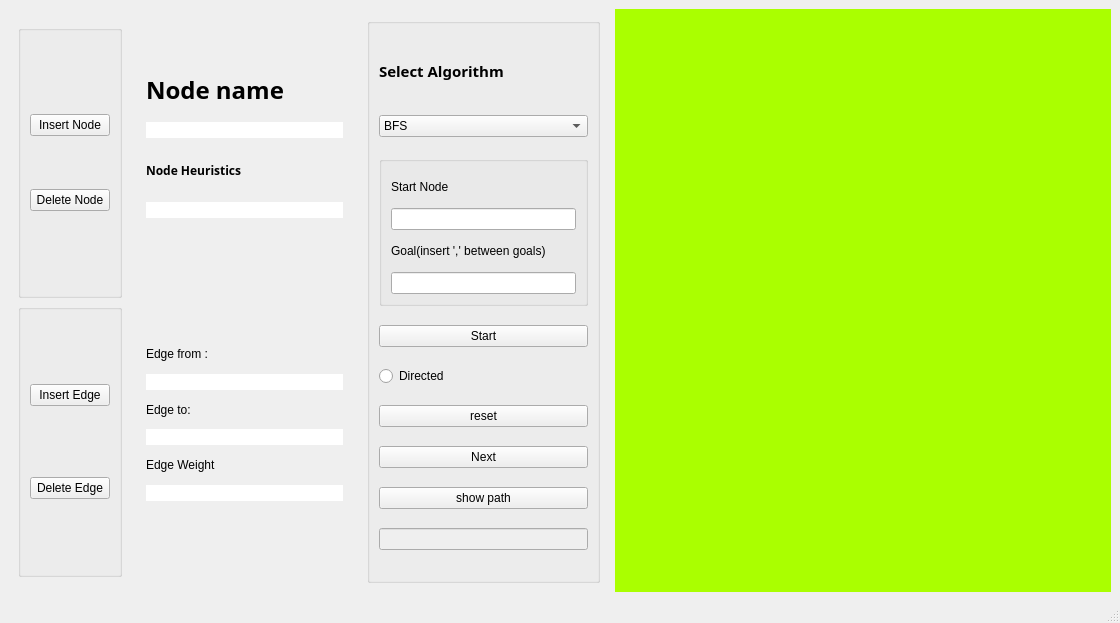
<?xml version="1.0" encoding="UTF-8"?>
<ui version="4.0">
 <class>MainWindow</class>
 <widget class="QMainWindow" name="MainWindow">
  <property name="geometry">
   <rect>
    <x>0</x>
    <y>0</y>
    <width>1120</width>
    <height>623</height>
   </rect>
  </property>
  <property name="windowTitle">
   <string>MainWindow</string>
  </property>
  <property name="styleSheet">
   <string notr="true"/>
  </property>
  <widget class="QWidget" name="centralwidget">
   <layout class="QHBoxLayout" name="horizontalLayout">
    <item>
     <widget class="QWidget" name="widget" native="true">
      <property name="maximumSize">
       <size>
        <width>600</width>
        <height>1200</height>
       </size>
      </property>
      <property name="styleSheet">
       <string notr="true">QGroupBox {border:0;}
font: 75 14pt &quot;8514oem&quot;;</string>
      </property>
      <layout class="QHBoxLayout" name="horizontalLayout_2">
       <item>
        <layout class="QVBoxLayout" name="verticalLayout">
         <property name="leftMargin">
          <number>0</number>
         </property>
         <property name="topMargin">
          <number>7</number>
         </property>
         <property name="bottomMargin">
          <number>6</number>
         </property>
         <item>
          <widget class="QGroupBox" name="groupBox_4">
           <property name="styleSheet">
            <string notr="true">border-color: rgba(255, 255, 255, 0);</string>
           </property>
           <property name="title">
            <string/>
           </property>
           <layout class="QVBoxLayout" name="verticalLayout_4">
            <property name="spacing">
             <number>0</number>
            </property>
            <property name="topMargin">
             <number>30</number>
            </property>
            <property name="bottomMargin">
             <number>30</number>
            </property>
            <item>
             <widget class="QPushButton" name="InsertNode">
              <property name="text">
               <string>Insert Node</string>
              </property>
             </widget>
            </item>
            <item>
             <widget class="QPushButton" name="DeleteNode">
              <property name="text">
               <string>Delete Node</string>
              </property>
             </widget>
            </item>
           </layout>
          </widget>
         </item>
         <item>
          <widget class="QGroupBox" name="groupBox_5">
           <property name="title">
            <string/>
           </property>
           <layout class="QVBoxLayout" name="verticalLayout_5">
            <item>
             <widget class="QPushButton" name="InsertEdge">
              <property name="text">
               <string>Insert Edge</string>
              </property>
             </widget>
            </item>
            <item>
             <widget class="QPushButton" name="DeleteEdge">
              <property name="text">
               <string>Delete Edge</string>
              </property>
             </widget>
            </item>
           </layout>
          </widget>
         </item>
        </layout>
       </item>
       <item>
        <widget class="QGroupBox" name="groupBox">
         <property name="styleSheet">
          <string notr="true">
border:0;</string>
         </property>
         <property name="title">
          <string/>
         </property>
         <layout class="QVBoxLayout" name="verticalLayout_2">
          <item>
           <widget class="QGroupBox" name="groupBox_2">
            <property name="title">
             <string/>
            </property>
            <layout class="QVBoxLayout" name="verticalLayout_8">
             <property name="spacing">
              <number>0</number>
             </property>
             <property name="topMargin">
              <number>30</number>
             </property>
             <property name="rightMargin">
              <number>9</number>
             </property>
             <property name="bottomMargin">
              <number>80</number>
             </property>
             <item>
              <widget class="QLabel" name="label_3">
               <property name="font">
                <font>
                 <family>8514oem</family>
                 <pointsize>18</pointsize>
                 <weight>75</weight>
                 <bold>true</bold>
                </font>
               </property>
               <property name="text">
                <string>Node name</string>
               </property>
              </widget>
             </item>
             <item>
              <widget class="QLineEdit" name="InsertedNode">
               <property name="toolTip">
                <string/>
               </property>
              </widget>
             </item>
             <item>
              <widget class="QLabel" name="label_5">
               <property name="font">
                <font>
                 <family>8514oem</family>
                 <weight>75</weight>
                 <bold>true</bold>
                </font>
               </property>
               <property name="text">
                <string>Node Heuristics</string>
               </property>
              </widget>
             </item>
             <item>
              <widget class="QLineEdit" name="HeuristicNode"/>
             </item>
            </layout>
           </widget>
          </item>
          <item>
           <widget class="QGroupBox" name="groupBox_3">
            <property name="title">
             <string/>
            </property>
            <layout class="QVBoxLayout" name="verticalLayout_3">
             <property name="spacing">
              <number>0</number>
             </property>
             <property name="topMargin">
              <number>30</number>
             </property>
             <property name="bottomMargin">
              <number>73</number>
             </property>
             <item>
              <widget class="QLabel" name="label_6">
               <property name="text">
                <string>Edge from :</string>
               </property>
              </widget>
             </item>
             <item>
              <widget class="QLineEdit" name="FromNode"/>
             </item>
             <item>
              <widget class="QLabel" name="label_4">
               <property name="text">
                <string>Edge to:</string>
               </property>
              </widget>
             </item>
             <item>
              <widget class="QLineEdit" name="ToNode"/>
             </item>
             <item>
              <widget class="QLabel" name="label_7">
               <property name="text">
                <string>Edge Weight</string>
               </property>
              </widget>
             </item>
             <item>
              <widget class="QLineEdit" name="WeightEdge"/>
             </item>
            </layout>
           </widget>
          </item>
         </layout>
        </widget>
       </item>
       <item>
        <widget class="QGroupBox" name="groupBox_6">
         <property name="minimumSize">
          <size>
           <width>210</width>
           <height>0</height>
          </size>
         </property>
         <property name="title">
          <string/>
         </property>
         <property name="flat">
          <bool>true</bool>
         </property>
         <layout class="QVBoxLayout" name="verticalLayout_6">
          <item>
           <widget class="QLabel" name="label">
            <property name="maximumSize">
             <size>
              <width>16777215</width>
              <height>50</height>
             </size>
            </property>
            <property name="font">
             <font>
              <family>8514oem</family>
              <pointsize>28</pointsize>
              <weight>75</weight>
              <bold>true</bold>
             </font>
            </property>
            <property name="text">
             <string>&lt;html&gt;&lt;head/&gt;&lt;body&gt;&lt;p&gt;&lt;span style=&quot; font-size:11pt;&quot;&gt;Select Algorithm&lt;/span&gt;&lt;/p&gt;&lt;/body&gt;&lt;/html&gt;</string>
            </property>
            <property name="textFormat">
             <enum>Qt::AutoText</enum>
            </property>
           </widget>
          </item>
          <item>
           <widget class="QComboBox" name="comboBox">
            <item>
             <property name="text">
              <string>BFS</string>
             </property>
            </item>
            <item>
             <property name="text">
              <string>DFS</string>
             </property>
            </item>
            <item>
             <property name="text">
              <string>Uniform Cost</string>
             </property>
            </item>
            <item>
             <property name="text">
              <string>Iterative Deepening</string>
             </property>
            </item>
            <item>
             <property name="text">
              <string>Greedy</string>
             </property>
            </item>
            <item>
             <property name="text">
              <string>A*</string>
             </property>
            </item>
           </widget>
          </item>
          <item>
           <widget class="QGroupBox" name="groupBox_7">
            <property name="maximumSize">
             <size>
              <width>16777215</width>
              <height>150</height>
             </size>
            </property>
            <property name="title">
             <string/>
            </property>
            <layout class="QVBoxLayout" name="verticalLayout_7">
             <item>
              <widget class="QLabel" name="label_2">
               <property name="maximumSize">
                <size>
                 <width>16777215</width>
                 <height>50</height>
                </size>
               </property>
               <property name="text">
                <string>Start Node</string>
               </property>
              </widget>
             </item>
             <item>
              <widget class="QLineEdit" name="StartNode">
               <property name="text">
                <string/>
               </property>
              </widget>
             </item>
             <item>
              <widget class="QLabel" name="label_8">
               <property name="text">
                <string>Goal(insert ',' between goals)</string>
               </property>
              </widget>
             </item>
             <item>
              <widget class="QLineEdit" name="Goals"/>
             </item>
            </layout>
           </widget>
          </item>
          <item>
           <widget class="QPushButton" name="StartAlgo">
            <property name="text">
             <string>Start</string>
            </property>
           </widget>
          </item>
          <item>
           <widget class="QRadioButton" name="Directed">
            <property name="text">
             <string>Directed</string>
            </property>
           </widget>
          </item>
          <item>
           <widget class="QPushButton" name="ResetGraph">
            <property name="text">
             <string>reset</string>
            </property>
           </widget>
          </item>
          <item>
           <widget class="QPushButton" name="NextButton">
            <property name="text">
             <string>Next</string>
            </property>
           </widget>
          </item>
          <item>
           <widget class="QPushButton" name="pathShow">
            <property name="text">
             <string>show path</string>
            </property>
           </widget>
          </item>
          <item>
           <widget class="QLineEdit" name="showPathcost">
            <property name="enabled">
             <bool>false</bool>
            </property>
           </widget>
          </item>
         </layout>
        </widget>
       </item>
      </layout>
     </widget>
    </item>
    <item>
     <widget class="QWidget" name="web" native="true">
      <property name="minimumSize">
       <size>
        <width>250</width>
        <height>0</height>
       </size>
      </property>
      <property name="styleSheet">
       <string notr="true">border-color: rgb(0, 255, 0);
border: 4px;
background-color: rgb(170, 255, 0);</string>
      </property>
     </widget>
    </item>
   </layout>
  </widget>
  <widget class="QMenuBar" name="menubar">
   <property name="geometry">
    <rect>
     <x>0</x>
     <y>0</y>
     <width>1120</width>
     <height>26</height>
    </rect>
   </property>
  </widget>
  <widget class="QStatusBar" name="statusbar"/>
 </widget>
 <resources/>
 <connections/>
</ui>
